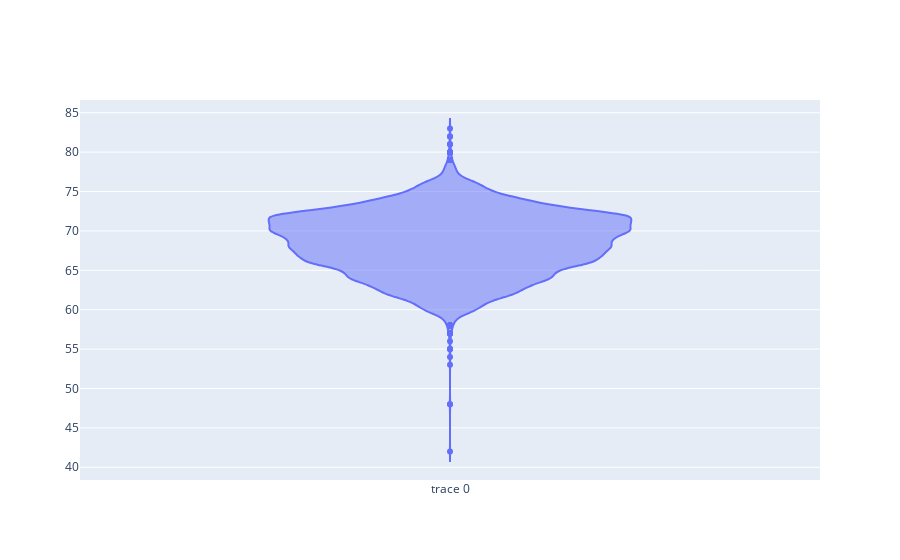

Here is the notebook cell this chart was saved with:
### Markdown cell above
#### Simple violin plot for starters

Were going to look at the distribution of Driver Height in our dataset per accident. This is not particularly interesting but gives a great introduction to using the violin plot with plotly.

### Code cell
# here we import the plotly graph objects 
# since were creating a graphic object Figure containing Violin plot. 
import plotly.graph_objects as go

fig_0 = go.Figure()

fig_0.add_trace(
    go.Violin(
        y = df_final[df_final['DR_HGT'] <= 107]['DR_HGT']
    )
)

### Figure 1 — Plotly figure (JSON) as saved in the notebook; plotly's stock layout.template omitted (floating-point values rounded to 4 significant figures; data arrays with more than 128 entries replaced by an {"elided": "..."} marker saying what was removed)
{"data": [{"type": "violin", "y": {"elided": "11667 int values"}}], "layout": {}}
